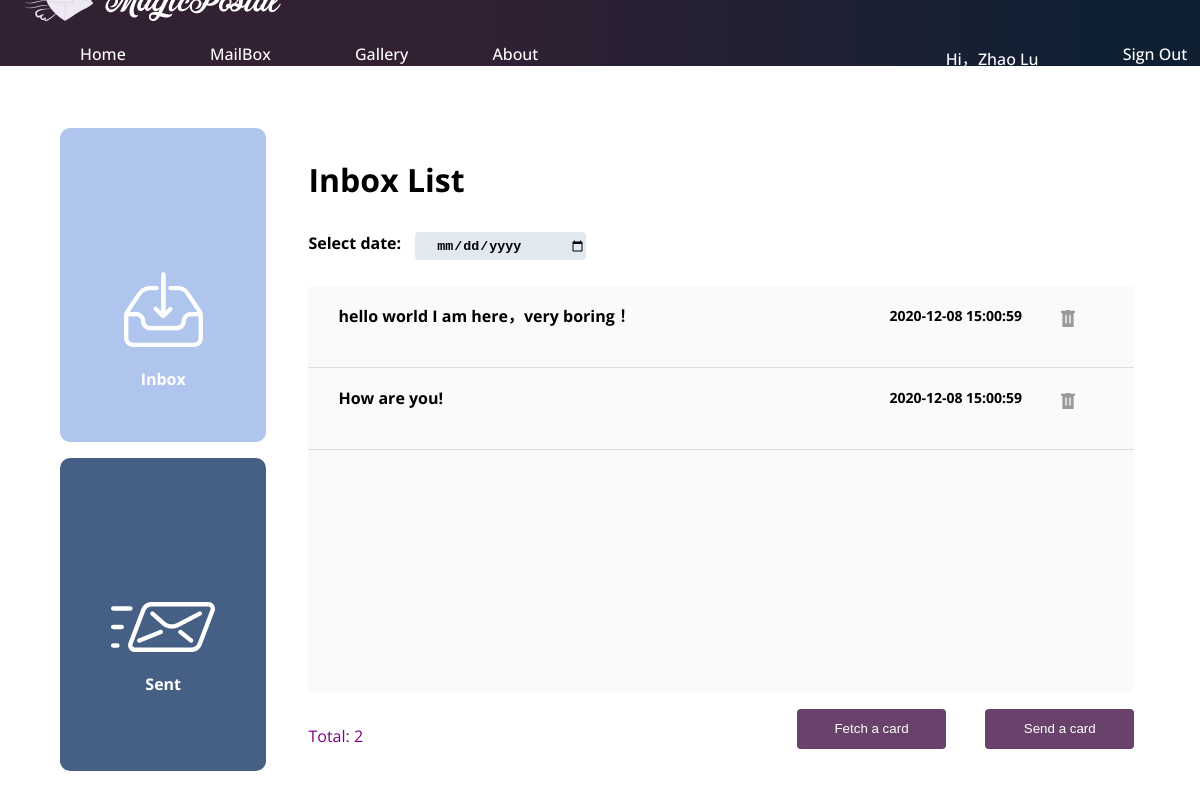
Screenshot of /inbox.php (signed in) with the database file from the repository.
### tables this page shows
CREATE TABLE `user_postcard_reply` (
  `id` int(16) NOT NULL,
  `reply_user_id` int(16) NOT NULL COMMENT 'relate user table id',
  `user_postcard_id` int(16) NOT NULL COMMENT 'relate user postcard table id',
  `reply_content` text DEFAULT NULL,
  `send_ip` varchar(20) DEFAULT NULL,
  `country_code` varchar(10) DEFAULT NULL,
  `city_code` varchar(10) DEFAULT NULL,
  `area_code` varchar(10) DEFAULT NULL,
  `status` int(2) NOT NULL COMMENT '1:received;2:replied;3:thrown',
  `receive_on` timestamp NOT NULL DEFAULT current_timestamp(),
  `reply_on` timestamp NULL DEFAULT NULL,
  `modified_on` timestamp NULL DEFAULT NULL
);

CREATE TABLE `user_postcard` (
  `id` int(16) NOT NULL,
  `user_id` int(16) NOT NULL COMMENT 'relate user table id',
  `card_id` int(16) NOT NULL COMMENT 'relate post_card_template table id',
  `content` longtext NOT NULL,
  `stamp_id` int(16) NOT NULL COMMENT 'relate stamp_template table id',
  `send_ip` varchar(20) DEFAULT NULL,
  `country_code` varchar(10) DEFAULT NULL,
  `city_code` varchar(10) DEFAULT NULL,
  `area_code` varchar(10) DEFAULT NULL,
  `status` int(2) NOT NULL COMMENT '1:pending;2:sent;3:deleted',
  `send_to` varchar(100) DEFAULT NULL,
  `send_date` date DEFAULT NULL,
  `created_on` timestamp NOT NULL DEFAULT current_timestamp(),
  `modified_on` timestamp NULL DEFAULT NULL COMMENT 'last modified time'
);

### inbox.php (the view, shortened to what this page needs)
<?php
include("includes/db-config.php");
  $userId = $_SESSION["userId"];
  $count = $pdo->query("SELECT count(1) as c FROM `user_postcard_reply` AS a1
                          INNER JOIN `user_postcard` AS a4 ON a4.`id` = a1.`user_postcard_id`
                          WHERE a1.`status` in (1,2)
                          AND a1.`reply_user_id` = '$userId';");
  $stmt = $pdo->prepare("SELECT a1.id ,a1.`reply_content`,a1.`country_code` AS r_country,a1.`city_code` AS r_city,a1.`area_code` AS r_area,a1.`status`,a1.`receive_on`,a1.`reply_on`,a1.`modified_on`, a1.`user_postcard_id` AS user_postcard_id,
                                  a4.`card_id` AS card_id, a4.`stamp_id`,a4.`content`,a4.`country_code` AS f_country,a4.`city_code` AS f_city,a4.`area_code` AS f_area,
                                  a2.`card_name`,a2.`img_url` AS card_url,
                                  a3.`stamp_name`,a3.`img_url` AS stamp_url
                                  FROM `user_postcard_reply` AS a1
                                  INNER JOIN `user_postcard` AS a4 ON a4.`id` = a1.`user_postcard_id`
                                  LEFT JOIN `postcard_template` AS a2 ON a2.`id` = a4.`card_id`
                                  LEFT JOIN `stamp_template` AS a3 ON a3.`id` = a4.`stamp_id`
                                  WHERE a1.`status` in (1,2)
                                  AND a1.`reply_user_id` = '$userId'
                                  ORDER BY a1.`reply_on` DESC, a1.`id` DESC");
  try{
      $stmt->execute();
  } catch(PDOException $e) {
      echo 'Error: ' . $e->getMessage();
  }
?>
<!DOCTYPE html>
<html>
    <head>
      <link rel="stylesheet" href="css/main.css" />
      <link rel="stylesheet" href="css/inbox2.css" />
      <link rel="stylesheet" href="css/send-history-inbox-card-open.css" />
    </head>
    <body>
    <header>
        <div id="header" >
          <?php include("head.php"); ?>
        </div>
    </header>
    <div id="inbox-content">
    <div class="flag">
        <div id="sendinbox">
          <div class='col2 left-top' onclick="location.href='inbox.php'">
                <img src="images/mailbox/mailbox_inbox_icon.png" alt="">
                <p>Inbox</p>
          </div>
          <div class='col2 left-bottom' onclick="location.href='sendbox.php'" >
                <img src="images/mailbox/mailbox_sent_icon.png" alt="">
                <p>Sent</p>
          </div>
      </div>
      <div class='col1 right'>
            <div id="inbox-title">
              <h1>Inbox List</h1>
            </div>
            <div id="right-up">
              <form action="" id="inbox-date">
                <label for="inbox-date-title">Select date:</label>
                <input type="date" id="inbox-date-input" name="date">
              </form>
            </div>
            <div class="receive-list">
         <?php
          $total = "0";
          foreach($count as $s){
                  if ($s['c']=='0'){
                      echo ("<div id='right-up'>No result</div>");
                  } else {
                    $total = $s['c'];
                      while($row = $stmt->fetch(PDO::FETCH_ASSOC)) {
        ?>
                        <div class="line" id="line<?php echo($row['id']) ?>">
                          <div onclick="window.location.href='inbox-card-open.php?userCardId=<?php echo($row['user_postcard_id']) ?>&replyId=<?php echo($row['id']) ?>'" class="Title" id="TitleNum<?php echo($row['id']) ?>"><?php echo(strip_tags($row['content'])) ?></div>
                          <div class="Time" id="TimeNum<?php echo($row['id']) ?>"><?php echo($row['receive_on']) ?></div>
                          <div class="bin" id="bin<?php echo($row['id']) ?>">
                            <img src="images/mailbox/mailbox_message_delete.png" alt="Discard" onclick="deleteCard(<?php echo($row['id']) ?>)">
                          </div>
                        </div>
        <?php
                      }
                  }
            }
        ?>
            </div>
            <div id="rightDown">
            <div class="showCardsNum">
                <p>Total: <?php echo($total) ?></p>
            </div>
            <div id="down-right">
            <button type="button" class="Button" id="inboxSend" name="sendCard" onclick="location.href='home.php'" >Send a card</button>
            <button type="button" class="Button" id="inboxFetch" name="fetchCard" onclick="location.href='home.php'">Fetch a card</button>
        </div>
        </div>
    </div>
    </body>
    </html>

### css/main.css (style rules this page uses)
body { padding:0; margin:0; font-family: 'Open Sans', sans-serif; font-size: 16px; }
#header { background: linear-gradient(to right,#322033 40%, #102033 90%); z-index: 1; width:100%; height:8%; margin:0 auto; position:fixed; top:0; display: flex; justify-content: space-around; align-items: center; }

### css/inbox2.css (style rules this page uses)
#inbox-date,#inbox-search { color: black; font-size: 16px; font-weight: bold; float: left; margin-top: 10px; }
#inbox-date-input,#gsearch { width: 170px; height: 28px; margin-left: 10px; background-color: #E2E8F0; border: 0px; border-radius: 4px; font-weight: bold; text-indent: 10px; }
.receive-list { margin-top: 8em; background-color: #FAFAFA; color: black; width: 100%; height: 70%; border-radius: 4px; position: relative; overflow-y: scroll; }
#rightDown { width: 100%; position: relative; display: flex; margin-top: 2%; }
.showCardsNum { width: 40%; height: 40px; color: purple; position: relative; }
.line { width: 100%; border:0px 0px 1px 0px; border-bottom: 1px solid #DEDEDE; border-width: thin; height: 20%; display:flex; }
.Title { width: 70%; margin-left: 0px; text-align: left; text-indent: 30px; font-weight: bold; line-height: 60px; overflow:hidden; }
.Time { width: 20%; text-align: left; font-weight: bold; font-size: 14px; line-height: 60px; overflow:hidden; margin-left: 10px; }
.bin { width:10%; }
.bin img { width: 14px; margin-top: 30%; margin-left: 10%; }
#down-right { display: inline-block; width: 60%; height: 100% }
.Button { width:30%; height: 40px; background-color: #69426C; color:white; border: 0px; border-radius: 4px; position: relative; display: inline-block; float: right; margin-left: 8%; }

### css/send-history-inbox-card-open.css (style rules this page uses)
body { background-image: url('../images/mailbox/mailbox_bg.png'); background-size: cover; }
#inbox-content { height: 700px !important; width: auto; margin-top: 8em; margin-bottom: 3em; margin-left: 5vw; margin-right: 7vw; color: transparent; position: absolute; top:0; left:0; }
.flag { position:relative; display:flex; flex-flow:column wrap; width:86vw; height:80vh; }
.right { background:white; }
.left-top { background:#B0C5ED; }
.left-bottom { background:#466085; }
.col1 { width:80%; height:100%; border-radius: 10px; padding: 30px; margin-left: 10px; }
.col2 { border-radius: 10px; cursor: pointer; height: 49%; width: 100%; text-align: center; }
#sendinbox { width:20%; height:100%; border-radius: 10px; padding: 0 .2% 0 0; }
.col2 p { color: white; font-weight: bold; position: relative; }
.left-top { margin-bottom: 6%; }
.left-top img { margin-top: 70%; }
.left-bottom img { margin-top: 70%; }
#inbox-title { width: 100%; float: left; }
#inbox-title h1 { color: black; float: left; margin-top: 0px; }

### rows the page displays
user_postcard_reply: user_postcard.content "hello world I am here，very boring！", receive_on "2020-12-08 15:00:59"
user_postcard_reply: user_postcard.content "How are you!", receive_on "2020-12-08 15:00:59"

### other values shown
$_SESSION["nickName"] "Zhao Lu"
$total "2"
